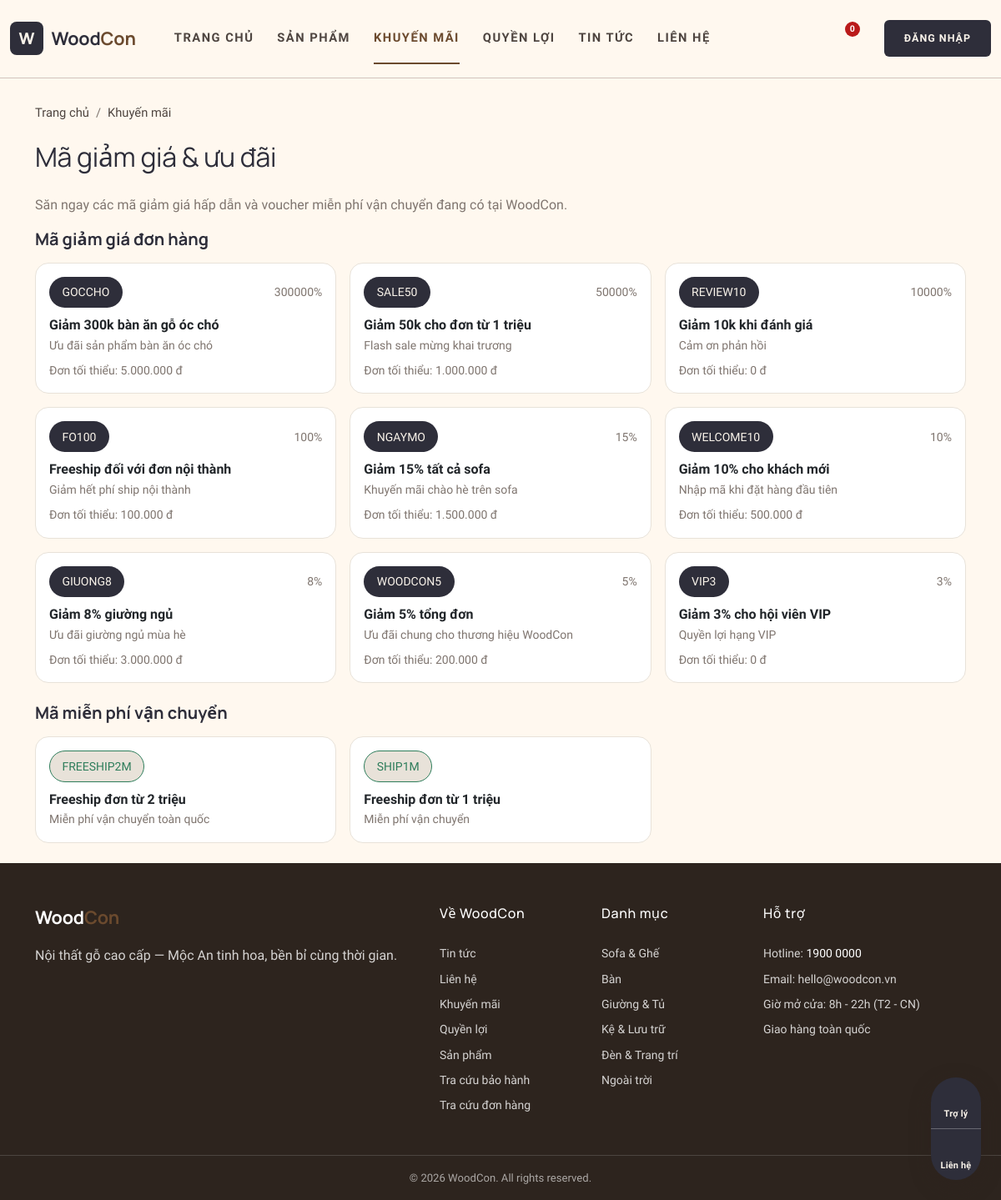
The app's page /khuyen-mai with its own data.
### tables this page shows
CREATE TABLE `vouchers` (
  `id` int(10) UNSIGNED NOT NULL,
  `code` varchar(40) NOT NULL,
  `type` enum('discount','freeship') NOT NULL DEFAULT 'discount',
  `name` varchar(150) NOT NULL,
  `description` varchar(500) DEFAULT NULL,
  `discount_type` enum('percent','fixed') NOT NULL DEFAULT 'percent',
  `discount_value` decimal(15,2) NOT NULL DEFAULT 0.00,
  `max_discount` decimal(15,2) DEFAULT NULL COMMENT 'Giảm tối đa (cho loại percent)',
  `min_order_value` decimal(15,2) NOT NULL DEFAULT 0.00,
  `start_date` datetime NOT NULL,
  `end_date` datetime NOT NULL,
  `total_quantity` int(11) NOT NULL DEFAULT 0,
  `used_quantity` int(11) NOT NULL DEFAULT 0,
  `per_user_limit` int(11) NOT NULL DEFAULT 1,
  `scope_type` enum('all','category','product') NOT NULL DEFAULT 'all',
  `scope_ids` text DEFAULT NULL COMMENT 'JSON danh sách id phạm vi',
  `required_tier_id` int(10) UNSIGNED DEFAULT NULL,
  `status` tinyint(1) NOT NULL DEFAULT 1,
  `created_at` timestamp NULL DEFAULT current_timestamp(),
  `updated_at` timestamp NULL DEFAULT current_timestamp() ON UPDATE current_timestamp()
);

CREATE TABLE `categories` (
  `id` int(10) UNSIGNED NOT NULL,
  `parent_id` int(10) UNSIGNED DEFAULT NULL,
  `name` varchar(150) NOT NULL,
  `slug` varchar(180) NOT NULL,
  `image` varchar(255) DEFAULT NULL,
  `description` text DEFAULT NULL,
  `sort_order` int(11) NOT NULL DEFAULT 0,
  `status` tinyint(1) NOT NULL DEFAULT 1,
  `ship_supports_type1` tinyint(1) NOT NULL DEFAULT 1,
  `ship_supports_type2` tinyint(1) NOT NULL DEFAULT 1,
  `install_fee` decimal(15,2) NOT NULL DEFAULT 0.00,
  `created_at` timestamp NULL DEFAULT current_timestamp(),
  `updated_at` timestamp NULL DEFAULT current_timestamp() ON UPDATE current_timestamp()
);

### controllers/BaseController.php (called while the page is built, shortened)
<?php
class BaseController
{
    protected function render(string $view, array $data = []): void
    {
        extract($data, EXTR_SKIP);
        require BASE_PATH . '/web/includes/header.php';
        require BASE_PATH . '/web/views/' . $view . '.php';
        require BASE_PATH . '/web/includes/footer.php';
        exit;
    }
}

### controllers/VoucherController.php (called while the page is built, shortened)
<?php
class VoucherController extends BaseController
{
    public function index(): void
    {
        $this->render('vouchers', [
            'pageTitle' => 'Khuyến mãi - WoodCon',
            'discounts' => Voucher::active('discount', 20),
            'freeships' => Voucher::active('freeship', 10),
        ]);
    }
}

### config/db.php (called while the page is built, shortened)
<?php
class Database
{
    private static ?PDO $instance = null;
    public static function connect(): PDO
    {
        if (self::$instance === null) {
            $dsn = 'mysql:host=' . DB_HOST . ';dbname=' . DB_NAME . ';charset=utf8mb4';
            $options = [
                PDO::ATTR_ERRMODE            => PDO::ERRMODE_EXCEPTION,
                PDO::ATTR_DEFAULT_FETCH_MODE => PDO::FETCH_ASSOC,
                PDO::ATTR_EMULATE_PREPARES   => false,
                PDO::MYSQL_ATTR_INIT_COMMAND => "SET NAMES utf8mb4 COLLATE utf8mb4_unicode_ci, time_zone = '+07:00'",
            ];
            try {
                self::$instance = new PDO($dsn, DB_USER, DB_PASS, $options);
            } catch (PDOException $e) {
                http_response_code(500);
                die('Lỗi kết nối cơ sở dữ liệu. Vui lòng kiểm tra DB_* trong file .env và đã import file database/schema.sql.');
            }
        }
        return self::$instance;
    }
}

### models/Base.php (called while the page is built, shortened)
<?php
abstract class Base
{
    protected static string $table = '';
    protected static function db(): PDO
    {
        return Database::connect();
    }
    public static function where(
        string $condition,
        array $params = [],
        string $columns = '*',
        string $orderBy = 'id DESC',
        ?int $limit = null,
        ?int $offset = null
    ): array {
        $sql = "SELECT {$columns} FROM `" . static::$table . "` WHERE {$condition} ORDER BY {$orderBy}";
        $stmt = static::db()->prepare($sql);
        $stmt->execute($params);
        return $stmt->fetchAll();
    }
    public static function query(string $sql, array $params = []): array
    {
        $stmt = static::db()->prepare($sql);
        $stmt->execute($params);
        return $stmt->fetchAll();
    }
}

### models/Voucher.php (called while the page is built, shortened)
<?php
class Voucher extends Base
{
    public static function active(string $type = 'discount', int $limit = 12): array
    {
        $now = date('Y-m-d H:i:s');
        return static::query(
            'SELECT * FROM vouchers WHERE type = ? AND status = 1 AND start_date <= ? AND end_date >= ?
             AND (total_quantity = 0 OR used_quantity < total_quantity) ORDER BY discount_value DESC LIMIT ?',
            [$type, $now, $now, $limit]
        );
    }
}

### config/config.php (called while the page is built, shortened)
<?php
spl_autoload_register(function (string $class): void {
    $prefix = 'WoodCon\\';
    if (str_starts_with($class, $prefix)) {
        $name = str_replace($prefix, '', $class);
        if (str_starts_with($name, 'Controllers\\')) {
            $file = BASE_PATH . '/controllers/' . str_replace('\\', '/', substr($name, strlen('Controllers\\'))) . '.php';
        } else {
            $file = BASE_PATH . '/models/' . str_replace('\\', '/', $name) . '.php';
        }
    }
});
require_once __DIR__ . '/db.php';
require_once BASE_PATH . '/includes/functions.php';

### models/Category.php (called while the page is built, shortened)
<?php
class Category extends Base
{
    public static function getParents(): array
    {
        return static::where('parent_id IS NULL AND status = 1', [], '*', 'sort_order ASC, id ASC');
    }
    public static function getChildren(int $parentId): array
    {
        return static::where('parent_id = ? AND status = 1', [$parentId], '*', 'sort_order ASC, id ASC');
    }
    public static function getTree(): array
    {
        $tree = [];
        foreach (static::getParents() as $parent) {
            $parent['children'] = static::getChildren((int)$parent['id']);
            $tree[] = $parent;
        }
        return $tree;
    }
}

### web/views/vouchers.php (the view, shortened to what this page needs)
<div class="container py-4">
    <div class="app-crumb"><a href="<?= BASE_URL ?>">Trang chủ</a><span class="sep">/</span><span>Khuyến mãi</span></div>
    <h1 class="app-section-title mb-4">Mã giảm giá &amp; ưu đãi</h1>
    <p class="text-muted">Săn ngay các mã giảm giá hấp dẫn và voucher miễn phí vận chuyển đang có tại WoodCon.</p>
    <h2 class="fs-5 fw-bold mb-3">Mã giảm giá đơn hàng</h2>
    <div class="row g-3 mb-4">
        <?php foreach ($discounts as $__v): ?>
            <div class="col-md-4">
                <div class="card h-100"><div class="card-body">
                    <div class="d-flex align-items-center justify-content-between mb-2">
                        <span class="app-chip active text-uppercase"><?= e($__v['code']) ?></span>
                        <span class="small text-muted"><?= (int)$__v['discount_value'] ?>%</span>
                    </div>
                    <div class="fw-semibold"><?= e($__v['name']) ?></div>
                    <div class="small text-muted"><?= e($__v['description']) ?></div>
                    <div class="small text-muted mt-2">Đơn tối thiểu: <?= format_money((int)$__v['min_order_value']) ?></div>
                </div></div>
            </div>
        <?php endforeach; ?>
    </div>
    <h2 class="fs-5 fw-bold mb-3">Mã miễn phí vận chuyển</h2>
    <div class="row g-3">
        <?php foreach ($freeships as $__v): ?>
            <div class="col-md-4">
                <div class="card h-100"><div class="card-body">
                    <span class="app-chip text-uppercase" style="color:var(--wc-success);border-color:var(--wc-success)"><?= e($__v['code']) ?></span>
                    <div class="fw-semibold mt-2"><?= e($__v['name']) ?></div>
                    <div class="small text-muted"><?= e($__v['description']) ?></div>
                </div></div>
            </div>
        <?php endforeach; ?>
    </div>
</div>

### web/includes/footer.php (shortened to what this page needs)
</main>
<footer class="app-footer">
    <div class="container py-5">
        <div class="row g-5">
            <div class="col-lg-5">
                <span class="app-brand-text text-white">Wood<span>Con</span></span>
                <p class="mt-3 mb-2">Nội thất gỗ cao cấp — Mộc An tinh hoa, bền bỉ cùng thời gian.</p>
                <div class="d-flex gap-3 mt-3">
                    <a href="#" class="social-btn" aria-label="Facebook"><?= icon('bi-facebook') ?></a>
                    <a href="#" class="social-btn" aria-label="Instagram"><?= icon('bi-instagram') ?></a>
                    <a href="#" class="social-btn" aria-label="Youtube"><?= icon('bi-youtube') ?></a>
                </div>
            </div>
            <div class="col-6 col-lg-2">
                <div class="footer-title mb-4">Về WoodCon</div>
                <ul class="list-unstyled small d-grid gap-2 mb-0">
                    <li><a class="text-decoration-none" href="<?= BASE_URL ?>/tin-tuc">Tin tức</a></li>
                    <li><a class="text-decoration-none" href="<?= BASE_URL ?>/lien-he">Liên hệ</a></li>
                    <li><a class="text-decoration-none" href="<?= BASE_URL ?>/khuyen-mai">Khuyến mãi</a></li>
                    <li><a class="text-decoration-none" href="<?= BASE_URL ?>/quyen-loi">Quyền lợi</a></li>
                    <li><a class="text-decoration-none" href="<?= BASE_URL ?>/tim-kiem">Sản phẩm</a></li>
                    <li><a class="text-decoration-none" href="<?= BASE_URL ?>/tra-cuu-bao-hanh">Tra cứu bảo hành</a></li>
                    <li><a class="text-decoration-none" href="<?= BASE_URL ?>/tra-cuu-don-hang">Tra cứu đơn hàng</a></li>
                </ul>
            </div>
            <div class="col-6 col-lg-2">
                <div class="footer-title mb-4">Danh mục</div>
                <ul class="list-unstyled small d-grid gap-2 mb-0">
                    <?php foreach (Category::getTree() as $__fc): ?>
                        <li><a class="text-decoration-none" href="<?= BASE_URL ?>/danh-muc/<?= e($__fc['slug']) ?>"><?= e($__fc['name']) ?></a></li>
                    <?php endforeach; ?>
                </ul>
            </div>
            <div class="col-lg-3">
                <div class="footer-title mb-4">Hỗ trợ</div>
                <ul class="list-unstyled small d-grid gap-2 mb-0">
                    <li>Hotline: <a class="text-white text-decoration-none" href="tel:<?= e(get_setting('hotline', '1900 0000')) ?>"><?= e(get_setting('hotline', '1900 0000')) ?></a></li>
                    <li>Email: <?= e(get_setting('shop_email', 'hello@woodcon.vn')) ?></li>
                    <li>Giờ mở cửa: 8h - 22h (T2 - CN)</li>
                    <li>Giao hàng toàn quốc</li>
                </ul>
            </div>
        </div>
    </div>
    <div class="footer-bottom text-center py-3">
        &copy; <?= date('Y') ?> WoodCon. All rights reserved.
    </div>
</footer>
<?php require_once BASE_PATH . '/web/views/partials/floating-widgets.php'; ?>
</body>
</html>

### assets/css/theme.css (style rules this page uses)
:root { --wc-bg: #fff8ef; --wc-surface: #ffffff; --wc-surface-low: #f9f3ea; --wc-surface-hi: #f3ede4; --wc-surface-high: #ede7de; --wc-surface-highest: #e8e2d9; --wc-border: #e8e2d9; --wc-outline: #7f756f; --wc-outline-variant: #d1c4bd; --wc-primary: #2e2e3a; --wc-primary-strong: #170f0a; --wc-primary-soft: #4f453e; --wc-on-primary: #f9f3ea; --wc-secondary: #6b4a2e; --wc-on-secondary: #ffffff; --wc-secondary-container: #fdcb9b; --wc-secondary-strong: #79542d; --wc-walnut: #6b4423; --wc-wood-oak: #8c6335; --wc-wood-oak-light: #d2b48c; --wc-wood-oak-dark: #a0522d; --wc-wood-walnut: #6b4423; --wc-wood-walnut-dark: #5c3a1e; --wc-wood-ebony: #2f1b14; --wc-wood-burgundy: #4a2c2a; --wc-wood-rosewood: #b76e79; --wc-wood-inlay: #b08d57; --wc-wood-cream: #f7ead8; --wc-tertiary: #11110f; --wc-on-tertiary: #ffffff; --wc-tertiary-container: #262624; --wc-muted: #7f756f; --wc-on-surface-variant: #4e4540; --wc-text: #2a241e; --wc-success: #2e7d5b; --wc-danger: #ba1a1a; --wc-warning: #b06a18; --wc-radius-sm: .375rem; --wc-radius: 1rem; --wc-radius-lg: 1.5rem; --wc-radius-pill: 9999px; --wc-shadow: 0 10px 30px rgba(45, 36, 30, .08); --wc-gold: #c49d33; --wc-gold-light: #e5c07b; --wc-gold-dark: #9a7513; --wc-gold-glow: rgba(197, 155, 39, .14); --wc-container: 1280px; --wc-gutter: 24px; --wc-section: clamp(2.5rem, 6vw, 4.75rem); --wc-pad-mobile: 20px; --wc-pad-desktop: 64px; --wc-font-heading: 'Manrope', system-ui, sans-serif; --wc-font-body: 'Work Sans', system-ui, sans-serif; }
body { font-family: var(--wc-font-body); background-color: var(--wc-bg); color: var(--wc-text); line-height: 1.6; transition: background-color .25s ease, color .25s ease; }
h1, h2, h3, h4, h5, h6, .h1, .h2, .h3, .h4, .h5, .h6 { font-family: var(--wc-font-heading); color: var(--wc-primary); }
.card { background-color: var(--wc-surface); border: 1px solid var(--wc-border); border-radius: var(--wc-radius); box-shadow: none; }
a { color: var(--wc-secondary); text-decoration: none; }
.text-muted { color: var(--wc-muted) !important; }
.app-chip { display: inline-block; padding: .4rem .9rem; border-radius: 9999px; background: var(--wc-surface-highest); font-size: .875rem; cursor: pointer; border: 1px solid transparent; }
.app-chip.active { background: var(--wc-primary); color: var(--wc-on-primary); }

### assets/css/site.css (style rules this page uses)
body.app-layout { padding-top: 80px; }
.app-brand-text { font-family: var(--wc-font-heading); font-weight: 700; font-size: 1.35rem; color: var(--wc-primary); letter-spacing: -.01em; }
.app-brand-text span { color: var(--wc-secondary); }
.app-section-title { font-family: var(--wc-font-heading); font-size: clamp(1.5rem, 3vw, 2rem); font-weight: 400; letter-spacing: -.01em; line-height: 1.3; color: var(--wc-primary); margin: 0; }
.app-crumb { font-size: .92rem; color: var(--wc-on-surface-variant); padding-block: 1.25rem; }
.app-crumb a { color: var(--wc-on-surface-variant); }
.app-crumb .sep { margin-inline: .5rem; color: var(--wc-outline); }
.app-footer { background: #2d241e; color: rgba(255,255,255,.8); }
.app-footer h4, .app-footer .footer-title { font-family: var(--wc-font-heading); color: #fff; font-weight: 500; letter-spacing: .04em; }
.app-footer a { color: rgba(255,255,255,.8); }
.app-footer .social-btn { color: rgba(255,255,255,.8); font-size: 1.2rem; }
.app-footer .footer-bottom { border-top: 1px solid rgba(255,255,255,.15); font-size: .82rem; color: rgba(255,255,255,.6); }

### records on screen
vouchers: code "GOCCHO", discount_value "300000", name "Giảm 300k bàn ăn gỗ óc chó", description "Ưu đãi sản phẩm bàn ăn óc chó", min_order_value "5.000.000 đ"
vouchers: code "SALE50", discount_value "50000", name "Giảm 50k cho đơn từ 1 triệu", description "Flash sale mừng khai trương", min_order_value "1.000.000 đ"
vouchers: code "REVIEW10", discount_value "10000", name "Giảm 10k khi đánh giá", description "Cảm ơn phản hồi", min_order_value "0 đ"
vouchers: code "FO100", discount_value "100", name "Freeship đối với đơn nội thành", description "Giảm hết phí ship nội thành", min_order_value "100.000 đ"
vouchers: code "NGAYMO", discount_value "15", name "Giảm 15% tất cả sofa", description "Khuyến mãi chào hè trên sofa", min_order_value "1.500.000 đ"
vouchers: code "WELCOME10", discount_value "10", name "Giảm 10% cho khách mới", description "Nhập mã khi đặt hàng đầu tiên", min_order_value "500.000 đ"
vouchers: code "GIUONG8", discount_value "8", name "Giảm 8% giường ngủ", description "Ưu đãi giường ngủ mùa hè", min_order_value "3.000.000 đ"
vouchers: code "WOODCON5", discount_value "5", name "Giảm 5% tổng đơn", description "Ưu đãi chung cho thương hiệu WoodCon", min_order_value "200.000 đ"
vouchers: code "VIP3", discount_value "3", name "Giảm 3% cho hội viên VIP", description "Quyền lợi hạng VIP", min_order_value "0 đ"
vouchers: code "FREESHIP2M", name "Freeship đơn từ 2 triệu", description "Miễn phí vận chuyển toàn quốc"
vouchers: code "SHIP1M", name "Freeship đơn từ 1 triệu", description "Miễn phí vận chuyển"
categories: name "Sofa & Ghế"
categories: name "Bàn"
categories: name "Giường & Tủ"
categories: name "Kệ & Lưu trữ"
categories: name "Đèn & Trang trí"
categories: name "Ngoài trời"

### other values on screen
$__cartCount "0"
get_setting('hotline', '1900 0000') "1900 0000"
get_setting('shop_email', 'hello@woodcon.vn') "hello@woodcon.vn"
